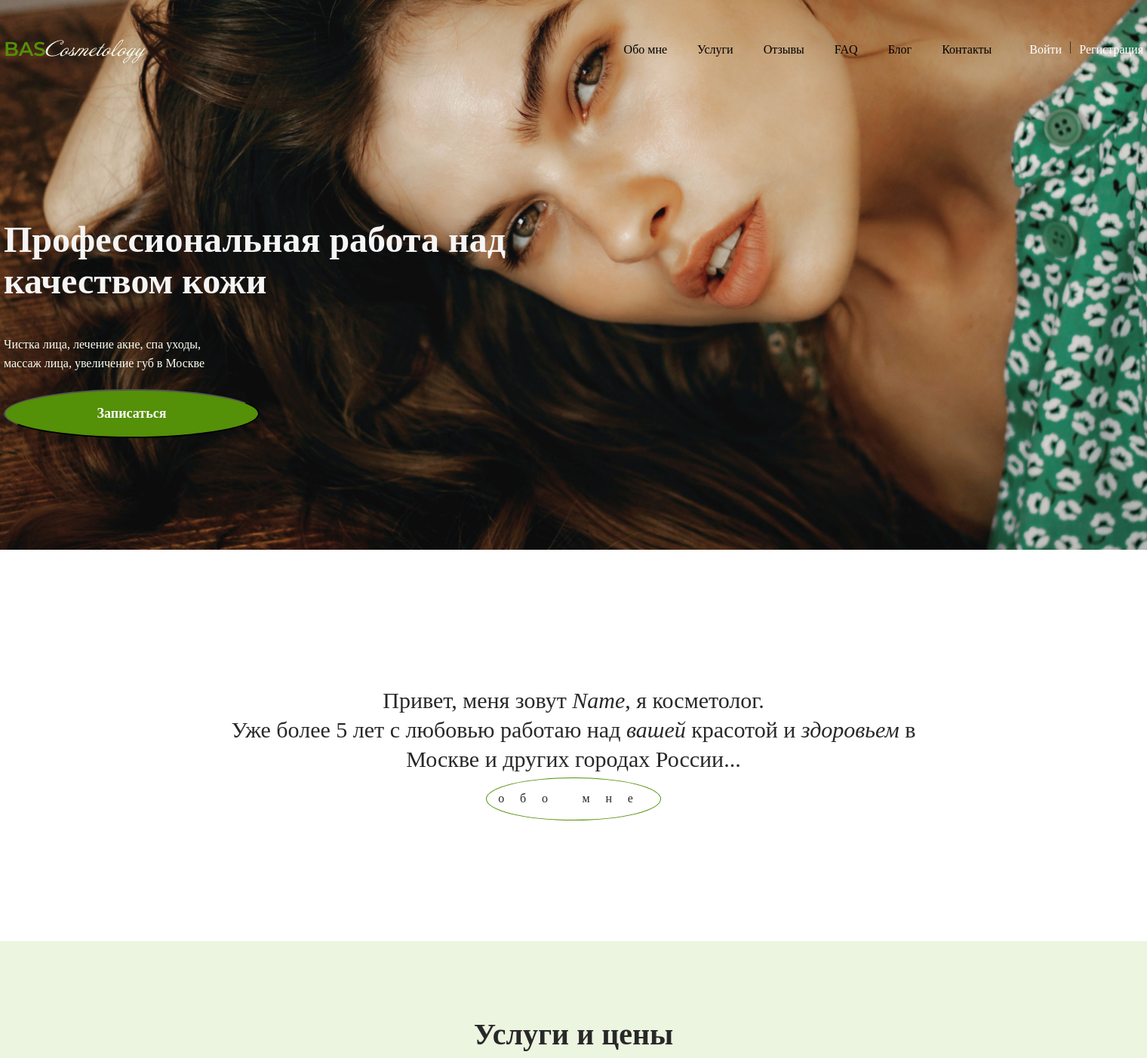
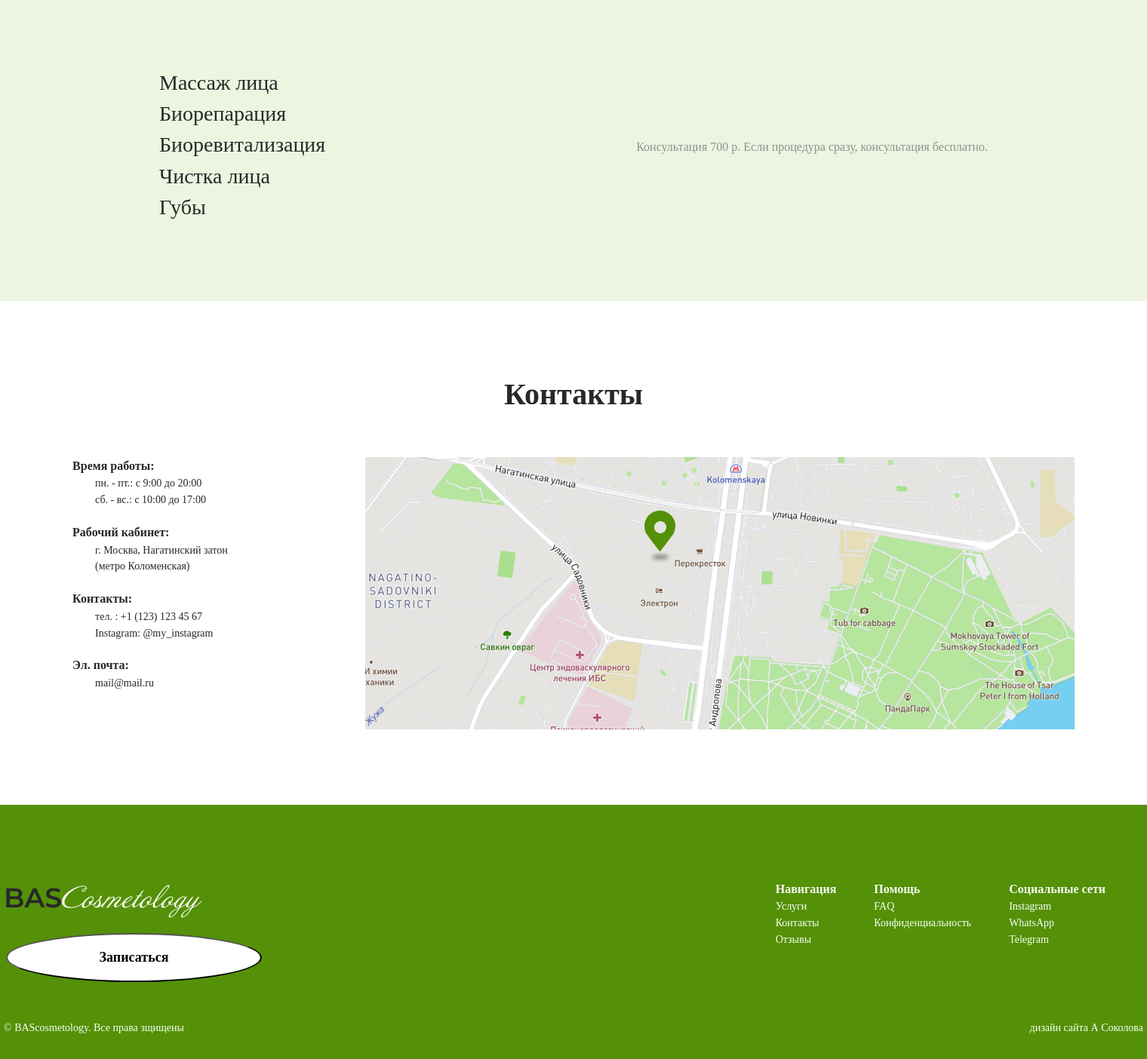
The page / on the database its author committed (2 pictures, top to bottom).
### main/models.py (models this page shows, shortened)
class Category(models.Model):
    name_service = models.CharField('Название услуги', max_length=50)
    about_service = models.CharField('Описание услуги', max_length=50)
    class Meta:
        verbose_name = 'Услуга'
        verbose_name_plural = 'Услуги'

### main/views.py (the view)
# urls.py: path('', views.index, name='home'),
def index(request):
    categories = Category.objects.all()
    return render(request, 'main/services.html', {'categories': categories})

### main/templates/main/services.html
{% extends 'main/layout.html'%} {% block title%}BasCosmetology{% endblock %}
{%block services%}
<ul class="service_and_price-list">
  {% for el in categories%}
  <li class="service_and_price-list_item">
    <a href="{% url 'category' el.id%}" class="service_and_price-link"
      >{{el.name_service}}</a
    >
  </li>
  {%endfor%}
</ul>
<div>
  <p class="service_and_price-content">
    Консультация 700 р. Если процедура сразу, консультация бесплатно.
  </p>
</div>
{% endblock %}

### main/static/main/css/main.css (style rules this page uses)
.service_and_price-list_item { box-sizing: border-box; text-align: left; margin-bottom: 5px; height: auto; }
.service_and_price-link { color: #282828; text-align: center; font-feature-settings: "clig" off, "liga" off; font-family: Montserrat; font-size: 28px; font-style: normal; font-weight: 400; line-height: 130%; text-decoration: none; }
.service_and_price-content { color: #909090; font-family: Montserrat; font-size: 16px; font-style: normal; font-weight: 500; line-height: 155%; }

### rows shown on the page
Category: name_service "Массаж лица"
Category: name_service "Биорепарация"
Category: name_service "Биоревитализация"
Category: name_service "Чистка лица"
Category: name_service "Губы"
